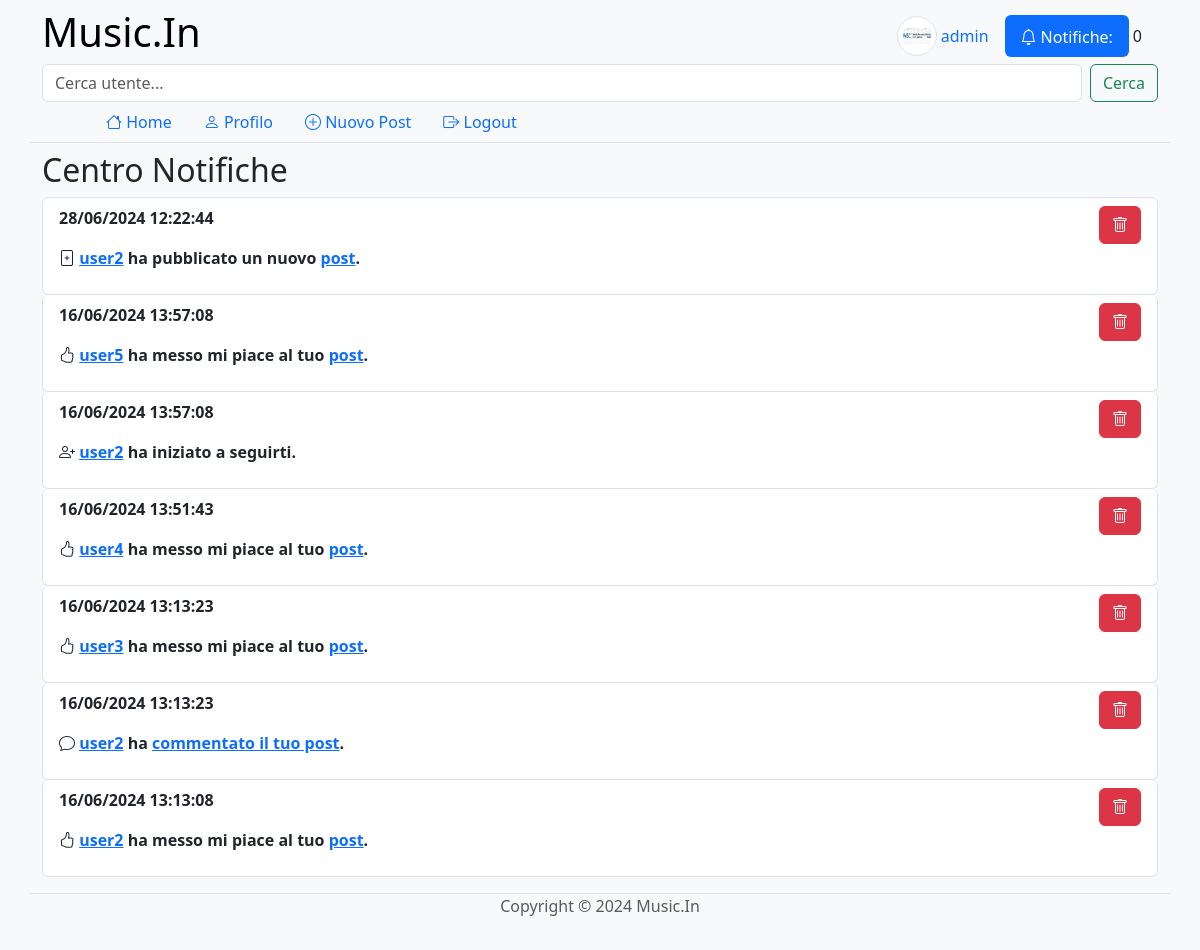
Before: /notifications.php (signed in) with the older database file.
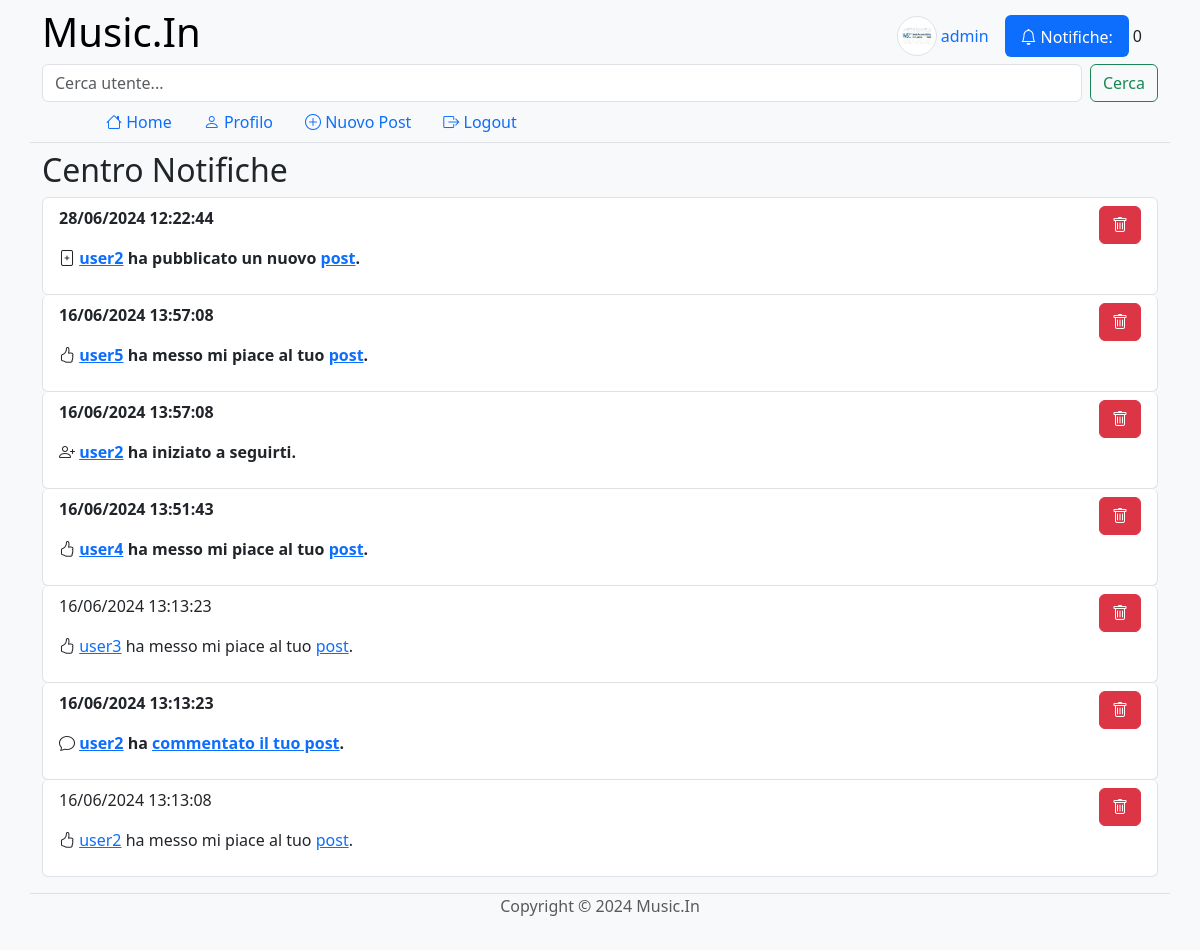
After: the same page with the newer database file.
### tables this page shows
create table users (
     `id` int not null AUTO_INCREMENT,
     `username` varchar(255) not null,
     `password` varchar(255) not null,
     `email` varchar(255) not null,
     `name` varchar(255),
     `surname` varchar(255),
     `image` varchar(255),
     `genre_id` int,
     constraint `IDUser` primary key (`id`),
     unique key `username` (`username`),
     unique key `email` (`email`));

create table notifications (
     `id` int not null AUTO_INCREMENT,
     `type` int not null,
     `created_at` timestamp not null DEFAULT current_timestamp(),
     `was_read` boolean not null DEFAULT false,
     `receiver_id` int not null,
     `creator_id` int not null,
     `post_id` int,
     `comment_id` int,
     constraint `IDNotifica` primary key (`id`));

### notifications.php (called while the page is built)
<?php
require_once __DIR__ . '/bootstrap.php';
$notifications = $dbh->getNotifications($_SESSION["user_id"]);
$templateParams["title"] = "Music.In - Notifiche";
$templateParams["name"] = "notifications";
require __DIR__ . '/template/base.php';
?>

### db/connessione-db.php (called while the page is built)
<?php
require_once(__DIR__ . "/dbhelper.php");
$servername = "localhost";
$username = "root";
$password = "";
$dbname = "music_in";
$port = 3306;
$dbh = new DatabaseHelper($servername, $username, $password, $dbname, $port);
?>

### db/dbhelper.php (called while the page is built, shortened)
<?php
class DatabaseHelper {
    private $conn;
    public function __construct($servername, $username, $password, $dbname, $port) {
        try {
            $this->conn = new PDO("mysql:host=$servername;dbname=$dbname;port=$port", $username, $password);
            $this->conn->setAttribute(PDO::ATTR_ERRMODE, PDO::ERRMODE_EXCEPTION);
            $this->conn->exec("SET NAMES utf8mb4");
        } catch(PDOException $e) {
            echo "Connessione al database fallita: " . $e->getMessage();
            die();
        }
    }
    public function getUserInfo($user_id) {
        $query_user = "SELECT username, email, name, surname, image as profile_image, genre_id FROM users WHERE id = :user_id";
        $stmt_user = $this->conn->prepare($query_user);
        $stmt_user->bindParam(':user_id', $user_id);
        $stmt_user->execute();
        $user = $stmt_user->fetch(PDO::FETCH_ASSOC);
        return $user;
    }
    public function getNotifications($user_id) {
        $query = "SELECT id as notification_id, type, created_at, was_read, creator_id, post_id, comment_id FROM notifications WHERE receiver_id = :user_id ORDER BY created_at DESC";
        $stmt = $this->conn->prepare($query);
        $stmt->bindParam(':user_id', $user_id);
        $stmt->execute();
        $notifications = $stmt->fetchAll(PDO::FETCH_ASSOC);
        return $notifications;
    }
}
?>

### template/notifications.php (the view, shortened to what this page needs)
<section>
    <h2>Centro Notifiche</h2>
    <?php if (empty($notifications)) : ?>
        <p>Non hai ancora nessuna notifica.</p>
    <?php else : ?>
        <ul class="list-group">
            <?php foreach ($notifications as $notification) : ?>
                <li class="container card card-body list-group-item <?php if (!$notification["was_read"]) { echo 'fw-bold';} ?>">
                    <div class="row">
                        <p class="col-10"><?php echo htmlspecialchars((new DateTime($notification['created_at']))->format('d/m/Y H:i:s')); ?></p>
                        <form class="col-2 text-end" action="php/processa-delete-notification.php" method="post">
                            <button type="submit" class="btn btn-danger text-nowrap"><span class="bi bi-trash"></span><span class="d-none">Elimina notifica</span></button>
                        </form>
                    </div>
                    <p class="">
                        <?php switch ($notification['type']):
                        case NotificationType::LIKE->value: ?>
                            <span class="bi bi-hand-thumbs-up"></span>
                            <a href="profile.php?id=<?php echo htmlspecialchars($notification['creator_id']); ?>"><?php echo htmlspecialchars($dbh->getUserInfo($notification['creator_id'])['username']); ?></a> ha messo mi piace al tuo <a href="comments.php?post_id=<?php echo htmlspecialchars($notification['post_id']); ?>"> post</a>.
                        <?php break; ?>
                        <?php case NotificationType::COMMENT->value: ?>
                            <span class="bi bi-chat"></span>
                            <a href="profile.php?id=<?php echo htmlspecialchars($notification['creator_id']); ?>"><?php echo htmlspecialchars($dbh->getUserInfo($notification['creator_id'])['username']); ?></a> ha <a href="comments.php?post_id=<?php echo htmlspecialchars($notification["post_id"]); ?>#comment-<?php echo htmlspecialchars($notification["comment_id"]); ?>">commentato il tuo post</a>.
                        <?php break; ?>
                        <?php case NotificationType::FOLLOW->value: ?>
                            <span class="bi bi-person-plus"></span>
                            <a href="profile.php?id=<?php echo htmlspecialchars($notification['creator_id']); ?>"><?php echo htmlspecialchars($dbh->getUserInfo($notification['creator_id'])['username']); ?></a> ha iniziato a seguirti.
                        <?php break; ?>
                        <?php case NotificationType::POST->value: ?>
                            <span class="bi bi-file-plus"></span>
                            <a href="profile.php?id=<?php echo htmlspecialchars($notification['creator_id']); ?>"><?php echo htmlspecialchars($dbh->getUserInfo($notification['creator_id'])['username']); ?></a> ha pubblicato un nuovo <a href="comments.php?post_id=<?php echo htmlspecialchars($notification['post_id']); ?>">post</a>.
                        <?php break; ?>
                        <?php endswitch; ?>
                    </p>
                </li>
                <?php $dbh->setNotificationRead($notification["notification_id"]); ?>
            <?php endforeach; ?>
        </ul>
    <?php endif; ?>
</section>

### template/base.php (shortened to what this page needs)
<!DOCTYPE html>
<html lang="it" class="h-100">
<head>
    <link href="https://cdn.jsdelivr.net/npm/bootstrap@5.3.3/dist/css/bootstrap.min.css" rel="stylesheet">
    <link rel="stylesheet" href="https://cdn.jsdelivr.net/npm/bootstrap-icons@1.11.3/font/bootstrap-icons.min.css">
    <link rel='stylesheet' type='text/css' href='css/common.css'>
</head>
<body class="bg-light d-flex flex-column h-100">
<?php
$username = $dbh->getUserInfo(getCurrentUserId())['username'];
$profile_image = $dbh->getUserInfo(getCurrentUserId())['profile_image'];
?>
    <nav class="navbar navbar-expand-md navbar-light bg-light sticky-top">
        <div class="container justify-content-center border-bottom">
            <div class="col-12">
                <div class="d-flex">
                    <h1><a class="navbar-brand h1 fs-1" href="/">Music.In</a></h1>
                    <div class="container nav nav-pills align-items-center justify-content-end">
                        <a class="nav-link" href="profile.php">
                            <?php if (!empty($profile_image)): ?>
                                <img class="avatar-thumbnail img-thumbnail rounded-circle" src="<?php echo UPLOAD_DIR . htmlspecialchars($profile_image); ?>" alt="Immagine Profilo">
                            <?php else: ?>
                                <span class="bi bi-person-circle align-middle"></span>
                            <?php endif; ?>
                            <span class="d-none d-sm-inline align-middle"><?php echo htmlspecialchars($username); ?></span>
                        </a>
                        <a class="nav-link <?php markIfActive("notifications.php"); ?>" href="notifications.php"><span class="bi bi-bell align-middle"></span><span class="d-none d-sm-inline ms-1 align-middle">Notifiche:</span></a>
                        <span id="notification_counter" class="p-1">0</span>
                    </div>
                </div>
                <form class="d-flex" role="search" action="search.php" method="get">
                <input class="form-control me-2" type="search" id="searchBar" name="user_id" placeholder="Cerca utente..." aria-label="Search">
                <button class="btn btn-outline-success" type="submit">Cerca</button>
            </form>
                <div class="px-5 navbar-collapse" id="navbarCollapse">
                    <ul class="nav nav-pills col-12 col-lg-auto my-2 justify-content-center my-md-0 text-small">
                        <?php
                        $navlinks = [
                            ["index.php", "bi-house", "Home"],
                            ["profile.php", "bi-person", "Profilo"],
                            ["new-post.php", "bi-plus-circle", "Nuovo Post"],
                            ["logout.php", "bi-box-arrow-right", "Logout"],
                        ];
                        ?>
                        <?php foreach ($navlinks as $navlink) : ?>
                            <li class="nav-item">
                                <a class="nav-link <?php markIfActive($navlink[0]); ?>" href="<?php echo $navlink[0]; ?>">
                                    <span class="bi <?php echo $navlink[1]; ?>"></span>
                                    <span class="d-none d-md-inline"><?php echo $navlink[2]; ?></span>
                                </a>
                            </li>
                        <?php endforeach; ?>
                    </ul>
                </div>
            </div>
        </div>
    </nav>
    <main class="flex-shrink-0">
        <div class="container">
            <?php if(isset($templateParams["name"])) { require(__DIR__ . "/" . $templateParams["name"] . ".php"); } ?>
        </div>
    </main>
    <footer class="footer mt-auto py-3 bg-body-tertiary">
        <div class="container border-top">
            <p class="text-center text-body-secondary">Copyright &copy; 2024 Music.In</p>
        </div>
    </footer>
</body>
</html>

### utils/functions.php (shortened to what this page needs)
<?php
function getCurrentUserId() {
    return $_SESSION["user_id"];
}
function markIfActive($pagename){
    if(basename($_SERVER['PHP_SELF'])==$pagename){
        echo "active";
    }
}
?>

### css/common.css (style rules this page uses)
.avatar-thumbnail { height: 30pt; width: 30pt; object-fit: scale-down; }

Changed rows visible on the page:
changed notifications "user3": was_read 0 → 1 (drawn)
changed notifications (number 7 of 7 on the later page): was_read 0 → 1 (drawn)
